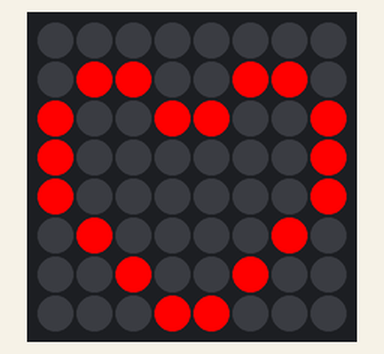
Simulated run of this sketch. Board: Arduino Uno, built with avr-gcc and run on an emulated ATmega328P. On the bench: 8×8 RGB LED matrix (first LED top left, wired row by row). What the sketch prints to the serial monitor is not drawn.

Above: at 0.1 s.

The sketch:

lives_display.ino
```cpp
#include <Wire.h>
#include <Adafruit_GFX.h>
#include "Adafruit_LEDBackpack.h"

Adafruit_BicolorMatrix matrix = Adafruit_BicolorMatrix();

void setup() {
  Serial.begin(9600);
  Serial.println("8x8 LED Matrix Test");

  matrix.begin(0x70);  // pass in the address
}

static const uint8_t PROGMEM
  heart_empty[] =
   {

     B00000000,
     B01100110,
     B10011001,
     B10000001,
     B10000001,
     B01000010,
     B00100100,
     B00011000,

     },

     heart_fill[] =
     {
      B00000000,
      B01100110,
     B11111111,
     B11111111,
     B11111111,
     B01111110,
     B00111100,
     B00011000,
     };


void loop() {
  matrix.clear();
  matrix.drawBitmap(0, 0, heart_empty, 8, 8, LED_RED);
 // matrix.drawBitmap(0, 0, heart_fill, 8, 8, LED_RED);
  matrix.writeDisplay();
  delay(500);
   matrix.setRotation(0);
}
```
